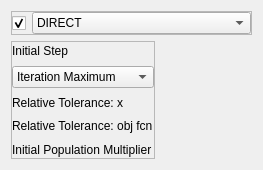
                     <widget class="QWidget" name="global_opt_page">
                      <property name="enabled">
                       <bool>true</bool>
                      </property>
                      <property name="geometry">
                       <rect>
                        <x>0</x>
                        <y>0</y>
                        <width>252</width>
                        <height>170</height>
                       </rect>
                      </property>
                      <attribute name="label">
                       <string>Global Optimization</string>
                      </attribute>
                      <layout class="QGridLayout" name="gridLayout_42">
                       <item row="1" column="0">
                        <widget class="QFrame" name="frame_30">
                         <property name="frameShape">
                          <enum>QFrame::StyledPanel</enum>
                         </property>
                         <property name="frameShadow">
                          <enum>QFrame::Raised</enum>
                         </property>
                         <layout class="QGridLayout" name="gridLayout_60">
                          <property name="leftMargin">
                           <number>0</number>
                          </property>
                          <property name="topMargin">
                           <number>0</number>
                          </property>
                          <property name="rightMargin">
                           <number>0</number>
                          </property>
                          <property name="bottomMargin">
                           <number>0</number>
                          </property>
                          <item row="2" column="0">
                           <widget class="QLabel" name="global_text_2">
                            <property name="text">
                             <string>Relative Tolerance: x</string>
                            </property>
                           </widget>
                          </item>
                          <item row="0" column="0">
                           <widget class="QLabel" name="global_text_1">
                            <property name="text">
                             <string>Initial Step</string>
                            </property>
                           </widget>
                          </item>
                          <item row="1" column="0">
                           <widget class="QComboBox" name="global_stop_criteria_box">
                            <item>
                             <property name="text">
                              <string>Iteration Maximum</string>
                             </property>
                            </item>
                            <item>
                             <property name="text">
                              <string>Maximum Time [min]</string>
                             </property>
                            </item>
                            <item>
                             <property name="text">
                              <string>No Abort Criteria</string>
                             </property>
                            </item>
                           </widget>
                          </item>
                          <item row="3" column="0">
                           <widget class="QLabel" name="global_text_3">
                            <property name="sizePolicy">
                             <sizepolicy hsizetype="Preferred" vsizetype="Preferred">
                              <horstretch>0</horstretch>
                              <verstretch>0</verstretch>
                             </sizepolicy>
                            </property>
                            <property name="text">
                             <string>Relative Tolerance: obj fcn</string>
                            </property>
                           </widget>
                          </item>
                          <item row="4" column="0">
                           <widget class="QLabel" name="global_text_4">
                            <property name="text">
                             <string>Initial Population Multiplier</string>
                            </property>
                           </widget>
                          </item>
                         </layout>
                        </widget>
                       </item>
                       <item row="1" column="2">
                        <widget class="QFrame" name="frame_21">
                         <property name="sizePolicy">
                          <sizepolicy hsizetype="Preferred" vsizetype="MinimumExpanding">
                           <horstretch>0</horstretch>
                           <verstretch>0</verstretch>
                          </sizepolicy>
                         </property>
                         <property name="minimumSize">
                          <size>
                           <width>15</width>
                           <height>0</height>
                          </size>
                         </property>
                         <property name="frameShape">
                          <enum>QFrame::NoFrame</enum>
                         </property>
                         <property name="frameShadow">
                          <enum>QFrame::Plain</enum>
                         </property>
                         <property name="lineWidth">
                          <number>0</number>
                         </property>
                         <layout class="QGridLayout" name="global_opt_layout">
                          <property name="leftMargin">
                           <number>0</number>
                          </property>
                          <property name="topMargin">
                           <number>0</number>
                          </property>
                          <property name="rightMargin">
                           <number>0</number>
                          </property>
                          <property name="bottomMargin">
                           <number>0</number>
                          </property>
                         </layout>
                        </widget>
                       </item>
                       <item row="0" column="0" colspan="3">
                        <widget class="QFrame" name="frame_18">
                         <property name="frameShape">
                          <enum>QFrame::StyledPanel</enum>
                         </property>
                         <property name="frameShadow">
                          <enum>QFrame::Raised</enum>
                         </property>
                         <layout class="QGridLayout" name="gridLayout_45">
                          <property name="leftMargin">
                           <number>0</number>
                          </property>
                          <property name="topMargin">
                           <number>0</number>
                          </property>
                          <property name="rightMargin">
                           <number>0</number>
                          </property>
                          <property name="bottomMargin">
                           <number>0</number>
                          </property>
                          <property name="horizontalSpacing">
                           <number>6</number>
                          </property>
                          <item row="0" column="1">
                           <widget class="QComboBox" name="global_opt_choice_box">
                            <property name="sizePolicy">
                             <sizepolicy hsizetype="MinimumExpanding" vsizetype="Fixed">
                              <horstretch>0</horstretch>
                              <verstretch>0</verstretch>
                             </sizepolicy>
                            </property>
                            <property name="toolTip">
                             <string>&lt;html&gt;&lt;head/&gt;&lt;body&gt;&lt;p&gt;ISRES: Improved Stochastic Ranking Evolution Strategy&lt;/p&gt;&lt;/body&gt;&lt;/html&gt;</string>
                            </property>
                            <property name="currentIndex">
                             <number>0</number>
                            </property>
                            <item>
                             <property name="text">
                              <string>DIRECT</string>
                             </property>
                            </item>
                            <item>
                             <property name="text">
                              <string>DIRECT-L</string>
                             </property>
                            </item>
                            <item>
                             <property name="text">
                              <string>CRS (Controlled Random Search)</string>
                             </property>
                            </item>
                            <item>
                             <property name="text">
                              <string>Evolutionary</string>
                             </property>
                            </item>
                            <item>
                             <property name="text">
                              <string>MLSL (Multi-Level Single-Linkage)</string>
                             </property>
                            </item>
                            <item>
                             <property name="text">
                              <string>ISRES</string>
                             </property>
                            </item>
                           </widget>
                          </item>
                          <item row="0" column="0">
                           <widget class="QCheckBox" name="global_opt_enable_box">
                            <property name="sizePolicy">
                             <sizepolicy hsizetype="Minimum" vsizetype="Minimum">
                              <horstretch>0</horstretch>
                              <verstretch>0</verstretch>
                             </sizepolicy>
                            </property>
                            <property name="text">
                             <string/>
                            </property>
                            <property name="checked">
                             <bool>true</bool>
                            </property>
                           </widget>
                          </item>
                         </layout>
                        </widget>
                       </item>
                       <item row="1" column="1">
                        <spacer name="horizontalSpacer_22">
                         <property name="orientation">
                          <enum>Qt::Horizontal</enum>
                         </property>
                         <property name="sizeHint" stdset="0">
                          <size>
                           <width>0</width>
                           <height>20</height>
                          </size>
                         </property>
                        </spacer>
                       </item>
                      </layout>
                     </widget>
